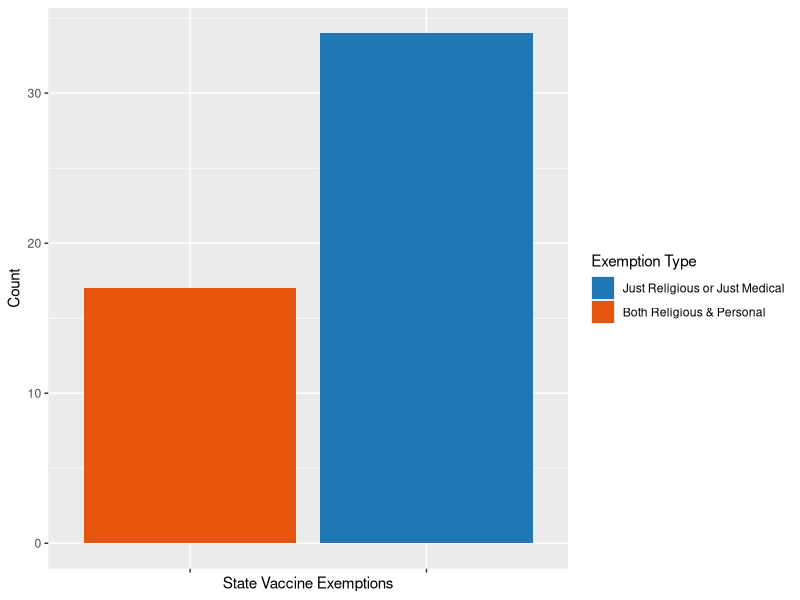
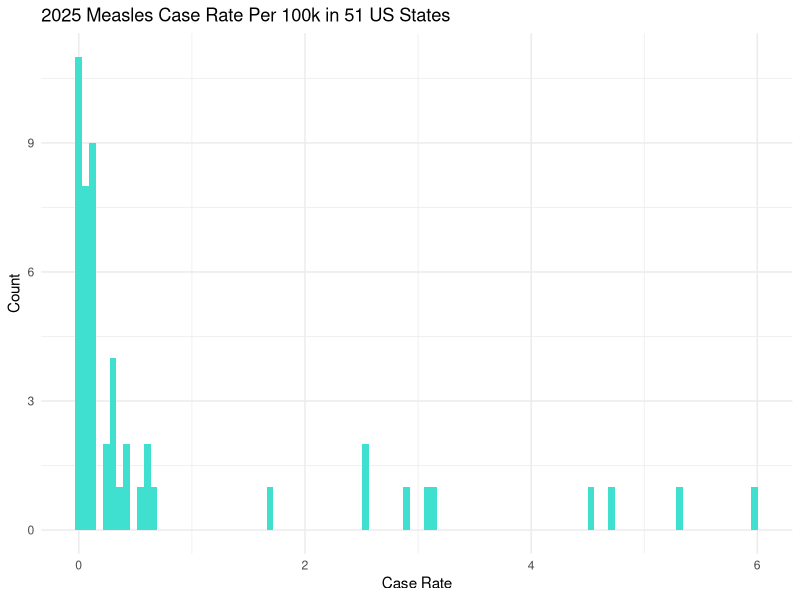
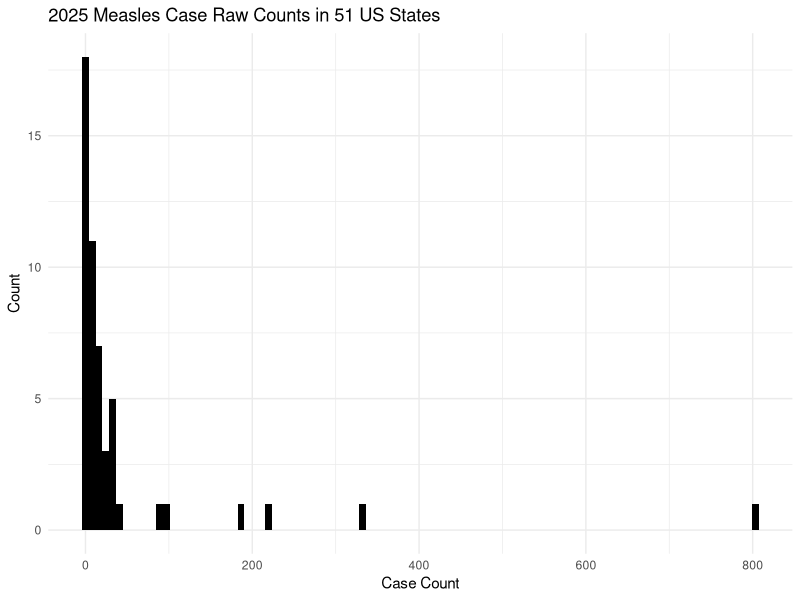
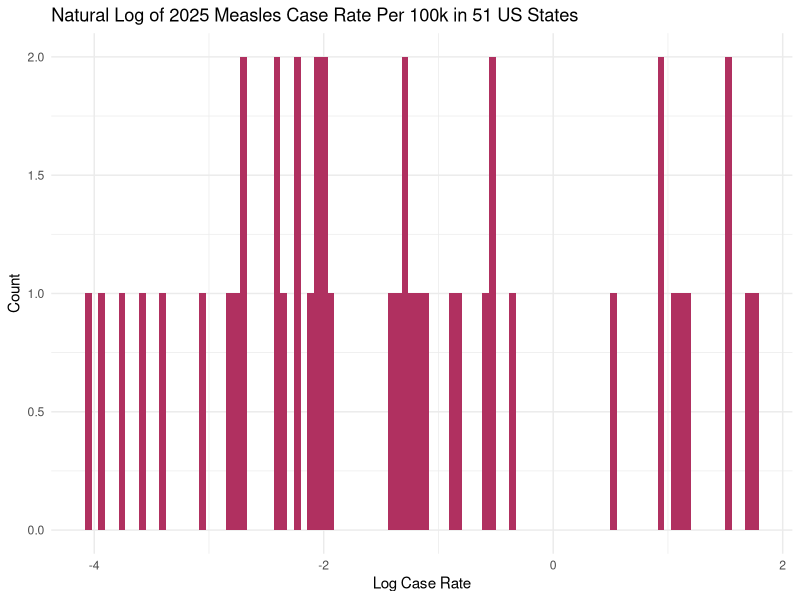
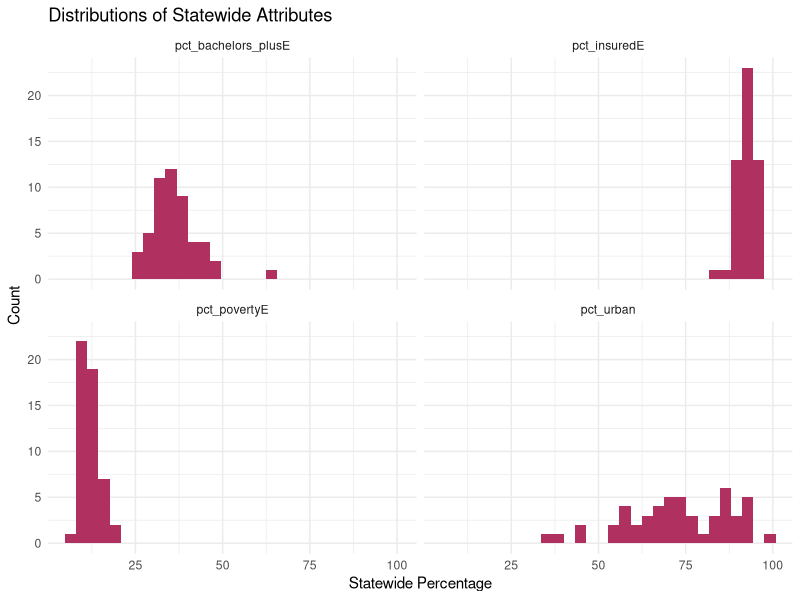
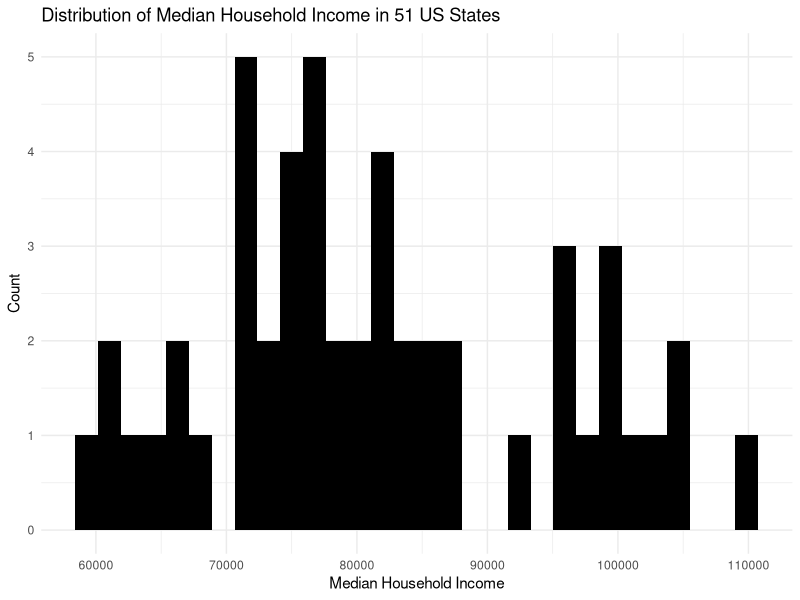
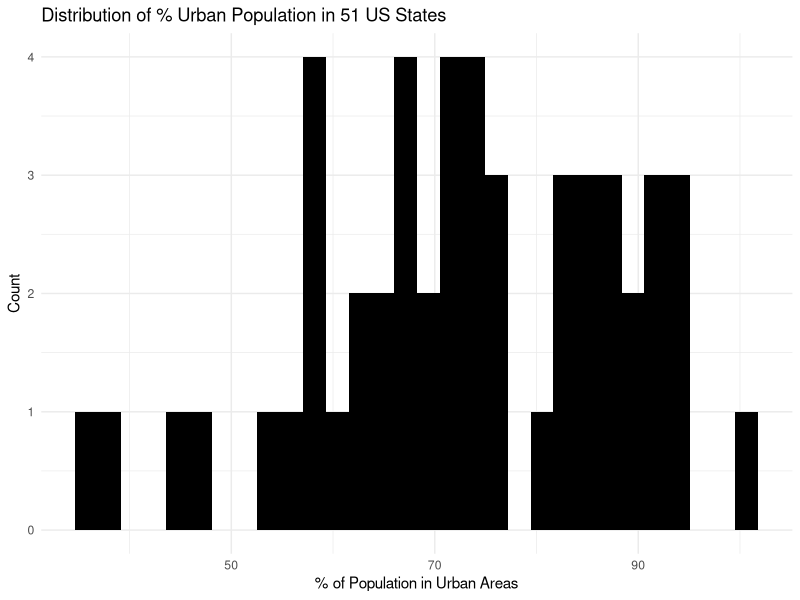

Here is the R script that generated these plots, in order:
## ---- chunk 1
library(tidyverse)
clean_data <- read.csv("data/clean_state_data.csv")
## ---- chunk 2
clean_data %>%
  mutate(exemp_pol = case_when(
    exposure_binary == 1 ~ "Both Religious & Personal",
    exposure_binary == 0 ~ "Religious or Medical"
  )) %>%
  ggplot(aes(x=exemp_pol, fill = as.factor(exposure_binary))) +
  geom_bar() +
  xlab("State Vaccine Exemptions") +
  ylab("Count") +
  scale_fill_manual(
    name = "Exemption Type",   # legend title
    values = c("0" = "#1f77b4", "1" = "#e6550d"),  # your colors
    labels = c("0" = "Just Religious or Just Medical",
               "1" = "Both Religious & Personal")
  ) +
 theme(axis.text.x = element_blank())
## ---- chunk 3
#let's first look at the distribution of outcome
#note: could potentially use poisson or neg-bin regression since our outcome data is right-skewed for raw count data
clean_data %>%
  ggplot(aes(x = cases_per_100k)) +
  geom_histogram(bins = 100, fill = "turquoise") +
  labs(x = "Case Rate", y = "Count") +
  ggtitle("2025 Measles Case Rate Per 100k in 51 US States") +
  theme_minimal()

clean_data %>%
  ggplot(aes(x = measles_cases)) +
  geom_histogram(bins = 100, fill = "black") +
  labs(x = "Case Count", y = "Count") +
  ggtitle("2025 Measles Case Raw Counts in 51 US States") +
  theme_minimal()

clean_data %>%
  ggplot(aes(x = log(cases_per_100k))) +
  geom_histogram(bins = 100, fill = "maroon") +
  labs(x = "Log Case Rate", y = "Count") +
  ggtitle("Natural Log of 2025 Measles Case Rate Per 100k in 51 US States") +
  theme_minimal()
## ---- chunk 4
#want to make a facet wrap plot so this is going to take a sec
clean_data_long <- clean_data %>%
  select(pct_insuredE, pct_bachelors_plusE, pct_povertyE, pct_urban) %>%
  pivot_longer(
    cols = c(pct_insuredE, pct_bachelors_plusE, pct_povertyE, pct_urban),
    names_to = "Measure",
    values_to = "Percent"
  )

clean_data_long %>%
  ggplot(aes(x = Percent)) +
  geom_histogram(fill = "maroon") +
  facet_wrap(~Measure) +
  theme_minimal() +
  labs(x = "Statewide Percentage", y = "Count") +
  ggtitle("Distributions of Statewide Attributes")

clean_data %>%
  ggplot(aes(x = median_hh_incomeE)) +
  geom_histogram(fill = "black") + 
  theme_minimal() +
  labs(x = "Median Household Income", y = "Count") +
  ggtitle("Distribution of Median Household Income in 51 US States")

clean_data %>%
  ggplot(aes(x = pct_urban)) +
  geom_histogram(fill = "black") + 
  theme_minimal() +
  labs(x = "% of Population in Urban Areas", y = "Count") +
  ggtitle("Distribution of % Urban Population in 51 US States")
